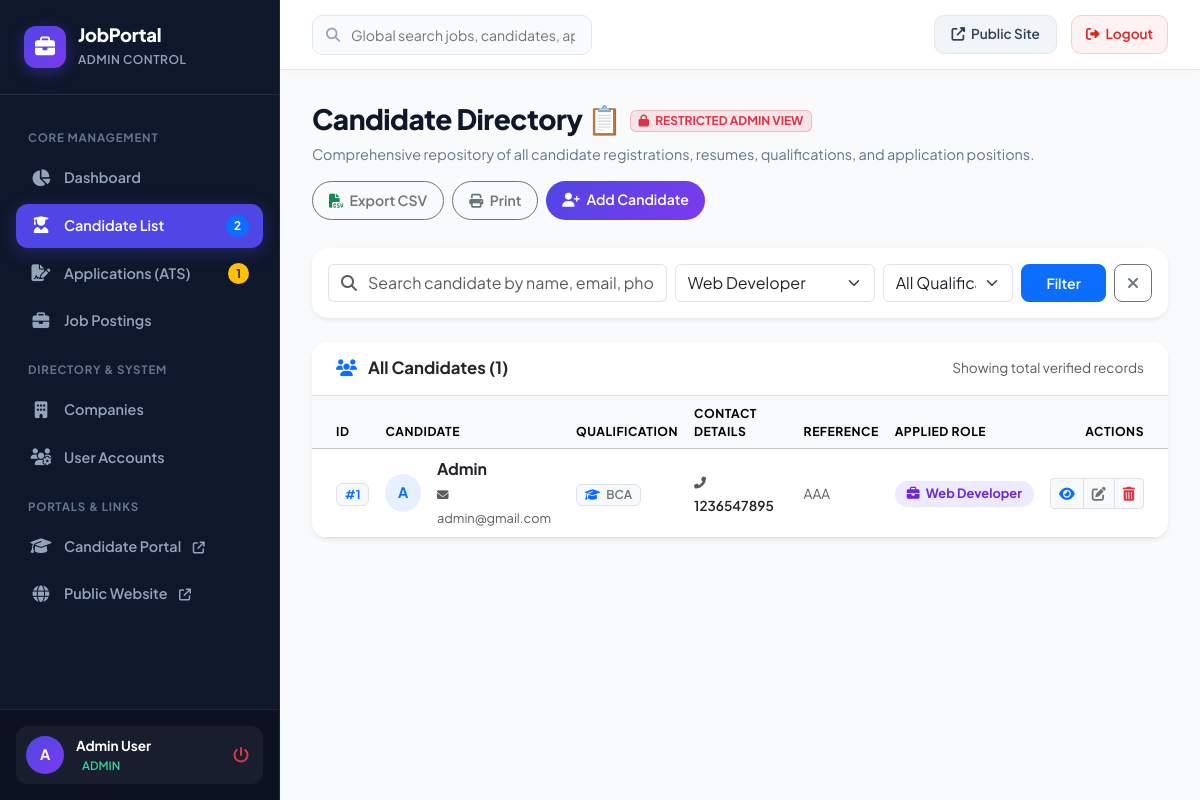
/admin/candidates.php?role=Web Developer (signed in), run on the app's committed database.
### tables this page shows
CREATE TABLE `jobregistration` (
  `id` int(255) NOT NULL,
  `name` varchar(255) NOT NULL,
  `degree` varchar(255) NOT NULL,
  `mobile` varchar(255) NOT NULL,
  `email` varchar(255) NOT NULL,
  `refer` varchar(255) NOT NULL,
  `jobpost` varchar(255) NOT NULL
);

### admin/candidates.php (the view, shortened to what this page needs)
<?php
require_once __DIR__ . '/includes/header.php';
$search = trim($_GET['search'] ?? '');
$filter_role = trim($_GET['role'] ?? '');
$filter_degree = trim($_GET['degree'] ?? '');
$where = [];
if (!empty($filter_role)) {
    $rSafe = mysqli_real_escape_string($con, $filter_role);
    $where[] = "jobpost = '$rSafe'";
}
$whereClause = !empty($where) ? "WHERE " . implode(" AND ", $where) : "";
$selectquery = "SELECT * FROM jobregistration $whereClause ORDER BY id DESC";
$query = mysqli_query($con, $selectquery);
$count = $query ? mysqli_num_rows($query) : 0;
$rolesRes = mysqli_query($con, "SELECT DISTINCT jobpost FROM jobregistration WHERE jobpost != '' ORDER BY jobpost ASC");
?>
<div class="page-header-box">
    <div class="page-header-title">
        <div class="d-flex align-items-center gap-2 mb-1">
            <h1>Candidate Directory 📋</h1>
            <span class="badge bg-danger bg-opacity-10 text-danger border border-danger border-opacity-25 px-2 py-1" style="font-size: 0.75rem;">
                <i class="fas fa-lock me-1"></i> RESTRICTED ADMIN VIEW
            </span>
        </div>
        <p>Comprehensive repository of all candidate registrations, resumes, qualifications, and application positions.</p>
    </div>
    <div class="d-flex gap-2">
        <button type="button" class="btn btn-outline-secondary rounded-pill px-3 py-2 fw-semibold" id="exportCsvBtn" style="font-size: 0.88rem;">
            <i class="fas fa-file-csv me-1 text-success"></i> Export CSV
        </button>
        <button type="button" class="btn btn-outline-secondary rounded-pill px-3 py-2 fw-semibold" onclick="window.print()" style="font-size: 0.88rem;">
            <i class="fas fa-print me-1 text-secondary"></i> Print
        </button>
        <a href="candidate_add.php" class="btn btn-primary rounded-pill px-3 py-2 fw-semibold" style="font-size: 0.88rem; background: var(--primary-gradient); border: none;">
            <i class="fas fa-user-plus me-1"></i> Add Candidate
        </a>
    </div>
</div>
<div class="card border-0 rounded-4 shadow-sm mb-4">
    <div class="card-body p-3">
        <form method="GET" action="candidates.php" class="row g-2 align-items-center">
            <div class="col-md-5">
                <div class="input-group">
                    <span class="input-group-text bg-white border-end-0"><i class="fas fa-search text-muted"></i></span>
                    <input type="text" name="search" class="form-control border-start-0 ps-0" placeholder="Search candidate by name, email, phone, referral..." value="<?php echo htmlspecialchars($search); ?>" id="candidateLiveSearch">
                </div>
            </div>
            <div class="col-md-3">
                <select name="role" class="form-select" onchange="this.form.submit()">
                    <?php if ($rolesRes): ?>
                        <?php while ($r = mysqli_fetch_assoc($rolesRes)): ?>
                            <option value="<?php echo htmlspecialchars($r['jobpost']); ?>" <?php echo ($filter_role === $r['jobpost']) ? 'selected' : ''; ?>>
                                <?php echo htmlspecialchars($r['jobpost']); ?>
                            </option>
                        <?php endwhile; ?>
                    <?php endif; ?>
                </select>
            </div>
            <div class="col-md-2">
                <select name="degree" class="form-select" onchange="this.form.submit()">
                    <option value="">All Qualifications</option>
                </select>
            </div>
            <div class="col-md-2 d-flex gap-2">
                <button type="submit" class="btn btn-primary w-100 rounded-3 fw-semibold" style="font-size: 0.88rem;">Filter</button>
                <?php if (!empty($search) || !empty($filter_role) || !empty($filter_degree)): ?>
                    <a href="candidates.php" class="btn btn-outline-secondary rounded-3" title="Clear Filters">
                        <i class="fas fa-times"></i>
                    </a>
                <?php endif; ?>
            </div>
        </form>
    </div>
</div>
<div class="card border-0 rounded-4 shadow-sm overflow-hidden">
    <div class="card-header bg-white py-3 px-4 d-flex justify-content-between align-items-center border-bottom">
        <h5 class="mb-0 fw-bold text-dark" style="font-size: 1.05rem;">
            <i class="fas fa-users text-primary me-2"></i> All Candidates (<?php echo $count; ?>)
        </h5>
        <span class="text-muted" style="font-size: 0.85rem;">Showing total verified records</span>
    </div>
    <div class="table-responsive">
        <table class="table table-hover align-middle mb-0" id="candidatesTable">
            <thead class="table-light text-uppercase text-muted" style="font-size: 0.76rem; letter-spacing: 0.5px;">
                <tr>
                    <th class="ps-4">ID</th>
                    <th>Candidate</th>
                    <th>Qualification</th>
                    <th>Contact Details</th>
                    <th>Reference</th>
                    <th>Applied Role</th>
                    <th class="text-end pe-4">Actions</th>
                </tr>
            </thead>
            <tbody>
                <?php if ($query && mysqli_num_rows($query) > 0): ?>
                    <?php while ($row = mysqli_fetch_assoc($query)):
                        $initial = strtoupper(substr($row['name'], 0, 1));
                    ?>
                        <tr class="candidate-row-item">
                            <td class="ps-4">
                                <span class="badge bg-light text-primary border fw-bold">#<?php echo $row['id']; ?></span>
                            </td>
                            <td>
                                <div class="d-flex align-items-center gap-3">
                                    <div class="rounded-circle bg-primary bg-opacity-10 text-primary fw-bold d-flex align-items-center justify-content-center" style="width: 38px; height: 38px; font-size: 0.9rem;">
                                        <?php echo $initial; ?>
                                    </div>
                                    <div>
                                        <div class="fw-bold text-dark"><?php echo htmlspecialchars($row['name']); ?></div>
                                        <a href="mailto:<?php echo htmlspecialchars($row['email']); ?>" class="text-muted text-decoration-none" style="font-size: 0.8rem;">
                                            <i class="fas fa-envelope me-1" style="font-size: 0.72rem;"></i> <?php echo htmlspecialchars($row['email']); ?>
                                        </a>
                                    </div>
                                </div>
                            </td>
                            <td>
                                <span class="badge bg-light text-secondary border px-2 py-1 fw-semibold">
                                    <i class="fas fa-graduation-cap me-1 text-primary"></i> <?php echo htmlspecialchars($row['degree']); ?>
                                </span>
                            </td>
                            <td>
                                <a href="tel:<?php echo htmlspecialchars($row['mobile']); ?>" class="text-dark text-decoration-none fw-semibold" style="font-size: 0.85rem;">
                                    <i class="fas fa-phone-alt me-1 text-muted" style="font-size: 0.75rem;"></i> <?php echo htmlspecialchars($row['mobile']); ?>
                                </a>
                            </td>
                            <td>
                                <span class="text-muted" style="font-size: 0.85rem;">
                                    <?php echo !empty($row['refer']) ? htmlspecialchars($row['refer']) : '<span class="text-muted opacity-50">Direct</span>'; ?>
                                </span>
                            </td>
                            <td>
                                <span class="badge rounded-pill" style="background: #ede9fe; color: #6d28d9; padding: 6px 12px; font-size: 0.8rem;">
                                    <i class="fas fa-briefcase me-1"></i> <?php echo htmlspecialchars($row['jobpost']); ?>
                                </span>
                            </td>
                            <td class="text-end pe-4">
                                <div class="btn-group">
                                    <button type="button" class="btn btn-sm btn-light border text-primary" title="View Profile"
                                            data-candidate="<?php echo htmlspecialchars(json_encode($row), ENT_QUOTES, 'UTF-8'); ?>"
                                            onclick="viewCandidateModal(this)">
                                        <i class="fas fa-eye"></i>
                                    </button>
                                    <a href="candidate_edit.php?id=<?php echo $row['id']; ?>" class="btn btn-sm btn-light border text-secondary" title="Edit Record">
                                        <i class="fas fa-edit"></i>
                                    </a>
                                    <a href="candidate_delete.php?id=<?php echo $row['id']; ?>" class="btn btn-sm btn-light border text-danger" title="Delete Record"
                                       onclick="return confirm('Are you sure you want to permanently delete candidate #<?php echo $row['id']; ?> (<?php echo htmlspecialchars(addslashes($row['name'])); ?>)?');">
                                        <i class="fas fa-trash-alt"></i>
                                    </a>
                                </div>
                            </td>
                        </tr>
                    <?php endwhile; ?>
                <?php endif; ?>
            </tbody>
        </table>
    </div>
</div>
<?php require_once __DIR__ . '/includes/footer.php'; ?>

### admin/includes/header.php (style rules this page uses)
:root { --sidebar-bg: #0f172a; --sidebar-hover: #1e293b; --sidebar-active: #4f46e5; --primary: #4f46e5; --primary-hover: #4338ca; --primary-light: rgba(79, 70, 229, 0.1); --primary-gradient: linear-gradient(135deg, #4f46e5 0%, #7c3aed 100%); --bg-body: #f8fafc; --card-bg: #ffffff; --border-color: #e2e8f0; --text-main: #0f172a; --text-muted: #64748b; --success: #10b981; --warning: #f59e0b; --danger: #ef4444; --info: #06b6d4; --radius-md: 14px; --radius-lg: 20px; --shadow-subtle: 0 4px 20px -2px rgba(0, 0, 0, 0.05); --shadow-card: 0 10px 30px -5px rgba(0, 0, 0, 0.06); }
* { margin: 0; padding: 0; box-sizing: border-box; }
body { font-family: 'Plus Jakarta Sans', -apple-system, BlinkMacSystemFont, sans-serif; background-color: var(--bg-body); color: var(--text-main); min-height: 100vh; display: flex; overflow-x: hidden; }
.page-header-box { display: flex; align-items: center; justify-content: space-between; flex-wrap: wrap; gap: 16px; margin-bottom: 28px; }
.page-header-title h1 { font-size: 1.75rem; font-weight: 800; color: #0f172a; letter-spacing: -0.5px; margin-bottom: 4px; }
.page-header-title p { color: var(--text-muted); font-size: 0.9rem; margin: 0; }

### data on the page
jobregistration: id "1", name "A", name "Admin", email "admin@gmail.com", degree "BCA", mobile "1236547895", refer "AAA", jobpost "Web Developer"

### other printed values
$totalCandidatesCount "2"
$pendingAppsCount "1"
substr($admin_user_name ?? 'A', 0, 1) "A"
$admin_user_name "Admin User"
$count "1"
form field role "Web Developer"
